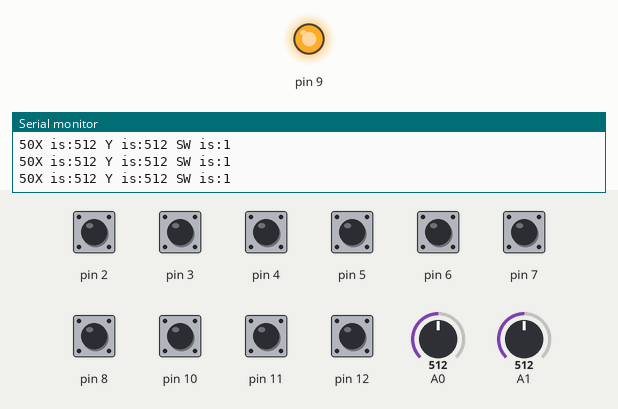
Simulated run of this sketch. Board: Arduino Uno, built with avr-gcc and run on an emulated ATmega328P. Parts: output pins drawn as LEDs (lit = HIGH), the last lines printed to the serial monitor. The inputs (shaded band) are chosen by the test bench; at power-on: pin 2–8, pin 10–12 HIGH, A0 = 512, A1 = 512.

Above: at 1.2 s.
1.3 s: A0 set to 0
At 2.5 s:
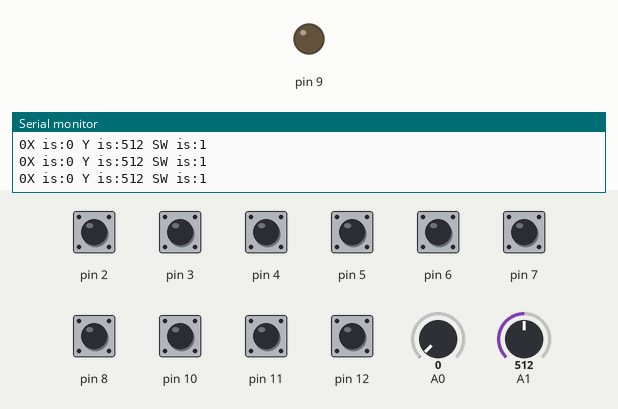
2.8 s: A0 set to 9
5.8 s: A0 set to 12
8.8 s: A0 set to 716
11.8 s: pin 10 pulled LOW for 1 s
15.8 s: A1 set to 104
18.8 s: A1 set to 92
Timing chart, 0 to 21.8 s (numbered marks = the images above; inputs shaded):
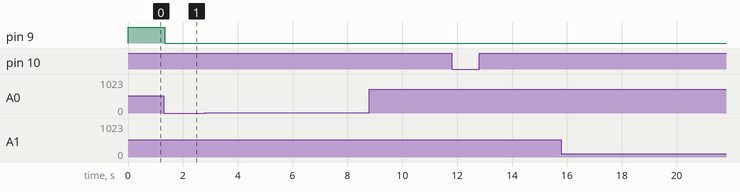

Measured:
- after the input at 1.3 s, pin 9: HIGH → LOW after 0.05 s

The sketch:

P0502_SERVO_MOTOR.ino
```cpp
//int //Tamaño depende del compilador 16 bits
//byte, // 8 bits
//char,
//float,
//double tipos de variables
//String
enum BSTATE{UP,DOWN,BLOW,BHIGH};
BSTATE states[12];
int cnts[12] ;
int pushButtons[12]; //No se puede conectar al pin 0 ni 1
int debounceTime = 50; //Time in milliseconds
unsigned long lastTimes[12];


void setup() {
  // put your setup code here, to run once:
  Serial.begin(9600); //Comunicación serial al computador 9600 Baudios

 for( int i = 2; i < 13 ; i++){ //Initialize

    pinMode(i,INPUT_PULLUP);
    pushButtons[i - 2] = i;
    cnts[i-2] = 0;
    states[i-2] = BHIGH;
    lastTimes[i-2] = millis();
  }

}

void loop() {
  // put your main code here, to run repeatedly
  for(int i = 2; i < 13; i++){
    //This functions reads each pin.
    // Arguments are passed by reference (&) instead of value
    //& La dirección de
  DoReadings(&lastTimes[i-2],&states[i-2],&pushButtons[i-2]);
  }

  int V0 = analogRead(A0);
  int V1 = analogRead(A1);
  byte SW = digitalRead(2);
  Serial.print("X is:");
  Serial.print(V0);
  Serial.print(" Y is:");
  Serial.print(V1);
  Serial.print(" SW is:");
  Serial.println(SW);

  int val = map(V0,0,1023,0,100);
  Serial.print(val);
  analogWrite(9,val);

  //Reto encender el led (pin 13) de acuerdo al valor del potenciometro analogWrite(pin,0 - 255); A0 (0 - 1024), map(val,0,1024,255);

}

void DoReadings(unsigned long * lastTime, BSTATE* state, int *pushButton){
  //lastTime -> Me arroja la dirección
  //*lastTime -> Me arroja valor;
  int newValue = digitalRead(*pushButton);
  switch(*state){
    case BHIGH:
      if (newValue == LOW){
        *lastTime = millis();
        *state = DOWN;
        }
    break;
    case DOWN:
      if(millis() - *lastTime > debounceTime){
        if(newValue == LOW){
          *state = BLOW;
          OnButtonLOW(*pushButton);
          }else{
          *state = BHIGH;
          }
        }
    break;
    case BLOW:
      if (newValue == HIGH){
        *lastTime = millis();
        *state = UP;
        }
    break;
    case UP:
      if(millis() - *lastTime > debounceTime){
        if(newValue == HIGH){
          *state = BHIGH;
          OnButtonHIGH(*pushButton);
          }else{
          *state = BLOW;
          }
        }
  }
}

void OnButtonLOW(int pushButton){
  String str = String("El boton ") + pushButton + " se ha presionado " + (++cnts[pushButton-2]) + " veces";
  Serial.println(str);

  switch(pushButton){
    case 2:
    Serial.println("Boton de la alegria");
    break;
    case 12:
    Serial.println("Boton de la tristeza");
    }
}

void OnButtonHIGH(int pushButton){
  Serial.println("We are high");
 }
```
